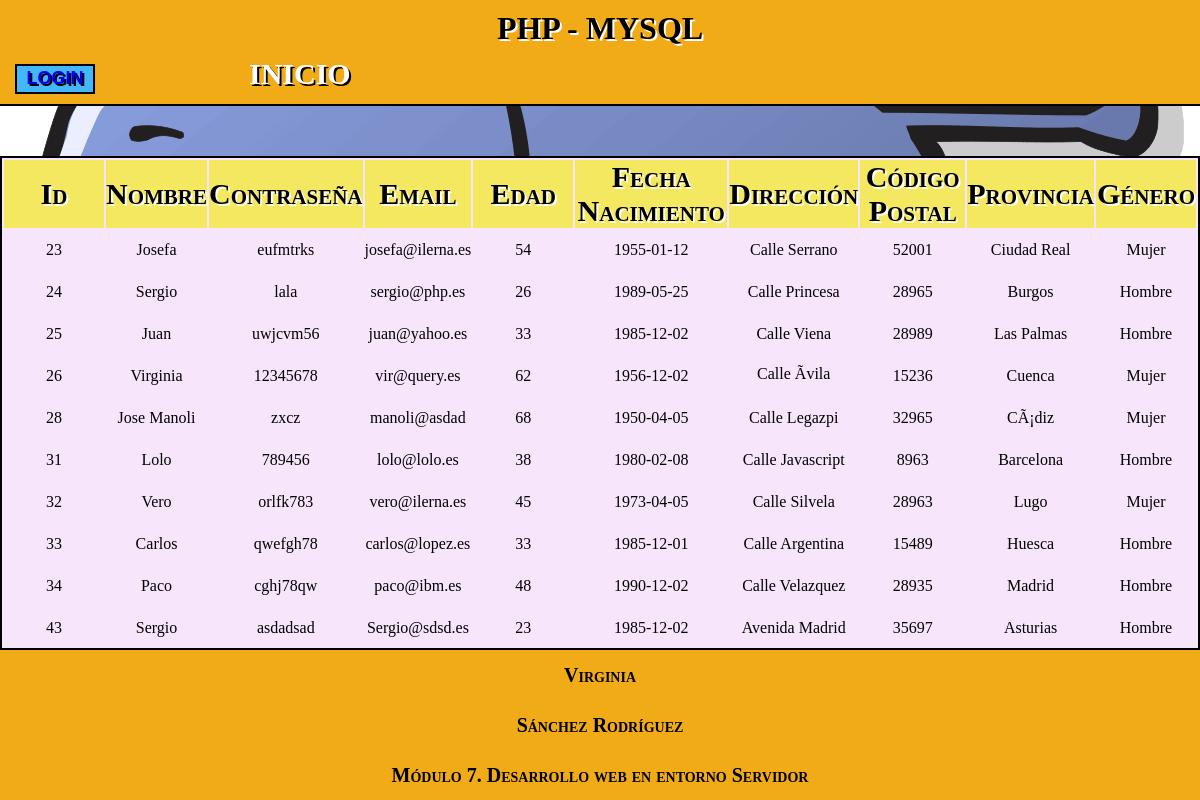
Before: / with the older database file.
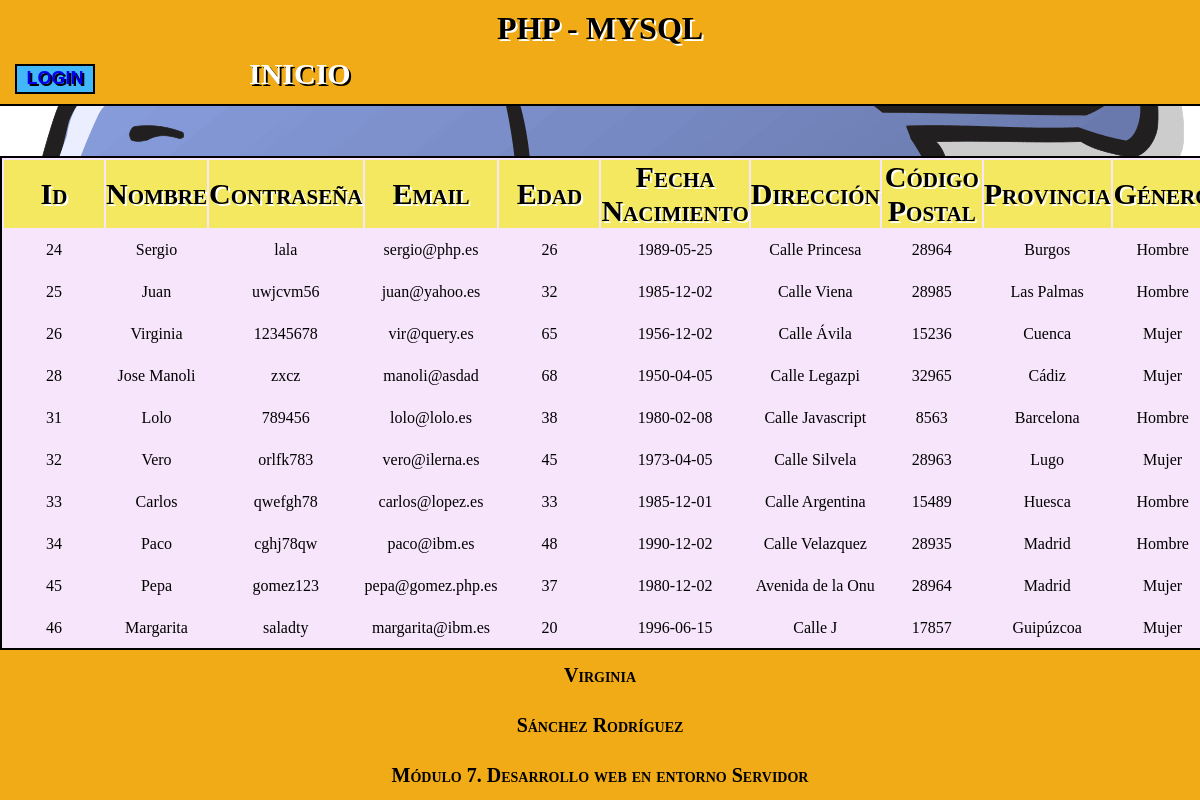
After: the same page with the newer database file.
### tables this page shows
CREATE TABLE `usuarios` (
  `Id` int(11) NOT NULL,
  `Nombre` varchar(30) DEFAULT NULL,
  `Contrasena` varchar(8) NOT NULL,
  `Email` varchar(30) NOT NULL,
  `Edad` int(11) DEFAULT NULL,
  `FechaNacimiento` date DEFAULT NULL,
  `Direccion` varchar(100) DEFAULT NULL,
  `CodigoPostal` int(11) DEFAULT NULL,
  `Provincia` varchar(30) DEFAULT NULL,
  `Genero` varchar(10) DEFAULT NULL
);

### index.php (called while the page is built, shortened)
<?php
	include 'cabecera.php';
	include 'contenido.php';
	include 'pie.php';
?>

### contenido.php (the view, shortened to what this page needs)
<table>
	<tr>
	    <th>Id</th>
	    <th>Nombre</th>
	    <th>Contraseña</th>
	    <th>Email</th>
	    <th>Edad</th>
	    <th>Fecha Nacimiento</th>
	    <th>Dirección</th>
	    <th>Código Postal</th>
	    <th>Provincia</th>
	    <th>Género</th>
	</tr>
<?php
	include 'conexion.php';
	$query = "SELECT * FROM usuarios";
	$registrosPorPagina = 10;
	if(isset($_GET['pagina'])){
		if ($_GET['pagina'] == 1){
			header ("Location:index.php");
		}
		else {
			$pagina = $_GET['pagina'];
		}
	}
	else {
		$pagina = 1;
	}
	$primerRegistro = ($pagina-1)*$registrosPorPagina;
	$resultado = $conexion->query($query);
	$registros = $resultado->fetchAll (PDO::FETCH_OBJ);
	$numeroRegistros = count($registros);
	$numeroPaginas = ceil($numeroRegistros/$registrosPorPagina);
	$queryLimite = "SELECT * FROM usuarios LIMIT $primerRegistro,$registrosPorPagina";
	$resultadoLimite = $conexion->query($queryLimite);
	$registrosLimite = $resultadoLimite->fetchAll (PDO::FETCH_OBJ);
	foreach($registrosLimite as $usuario):
?>
<tr>
	<td> <?php echo $usuario->Id?> </td>
	<td> <?php echo $usuario->Nombre?> </td>
	<td> <?php echo $usuario->Contrasena?> </td>
	<td> <?php echo $usuario->Email?> </td>
	<td> <?php echo $usuario->Edad?> </td>
	<td> <?php echo $usuario->FechaNacimiento?> </td>
	<td> <?php echo $usuario->Direccion?> </td>
	<td> <?php echo $usuario->CodigoPostal?> </td>
	<td> <?php echo $usuario->Provincia?> </td>
	<td> <?php echo $usuario->Genero?> </td>
</tr>
<?php
	endforeach;
?>
</table>
<div id="paginacion">
	<a href="index.php?pagina=<?php	if ($pagina != 1) {echo $pagina-1;} else {echo '1';}?>"><img src="images/backward2.png" alt="Anterior"></a>
	<?php
		for ($i = 1; $i <= $numeroPaginas; $i++) {
			echo "<a href='?pagina=" . $i . "'>" . $i . "</a> ";
		}
	?>
	<a href="index.php?pagina=<?php	if ($pagina != $numeroPaginas) {echo $pagina+1;} else {echo $numeroPaginas;}  ?>"><img src="images/forward3.png" alt="Posterior"></a>
</div>

### cabecera.php (shortened to what this page needs)
<!DOCTYPE html>
<html lang="en">
<head>
	<link rel="stylesheet" href="css/estilos.css">
</head>
<body>
	<header>
		<h1 class="titulo">PHP - MYSQL </h1>
		<div id="menu">
			<ul>
				<?php
					if(!isset($_SESSION['usuario'])){ ?>
						<button><a href="login.php">LOGIN</a></button>
						<li><a href="index.php">INICIO</a></li>
					<?php }
				?>
			</ul>
		</div>
	</header>

### pie.php
<footer>
		<p>Virginia</p>
		<p>Sánchez Rodríguez</p>
		<p>Módulo 7. Desarrollo web en entorno Servidor</p>
</footer>
</body>
</html>

### css/estilos.css (style rules this page uses)
* { margin: 0; padding: 0; text-decoration: none; }
header { background: #F1AB16; border-bottom: 2px solid #000000; }
header h1 { text-align: center; padding: 10px; text-shadow: 2px 2px white; }
header #menu ul button { margin-left: 15px; width: 80px; height: 30px; background: #42B8FB; margin-bottom: 10px; color: #FFFFFF; font-weight: bold; font-size: 18px; text-shadow: 2px 2px #000000; border: 2px solid #000000; }
header #menu ul li { display: inline; text-decoration: none; }
header #menu ul li a, header #menu ul button a:visited { width: 100%; text-align: center; margin-left: 150px; font-weight: bolder; text-shadow: 2px 2px #000000; font-size: 30px; color: white; }
body { background: url(../images/phpelephant.png) no-repeat; position: relative; }
table { background: #F7E5FB; border: 2px solid black; width: auto; margin: 50px auto; }
th { min-width: 100px; font-weight: bold; text-shadow: 2px 2px white; font-variant: small-caps; font-size: 30px; background: #F4E860; text-align: center; }
tr { height: 40px; }
td { text-align: center; }
#paginacion { width: 20%; margin-left: 70%; text-align: center; font-size: 25px; }
#paginacion a { text-decoration: none; margin-right: 15px; margin-left: 15px; }
footer { position: fixed; bottom: 0px; left: 0px; width: 100%; border-top: 2px solid black; font-weight: bold; font-size: 20px; font-variant: small-caps; background: #F1AB16; height: 150px; margin: auto; line-height: 50px; }
footer p { text-align: center; }

Changed rows visible on the page:
removed usuarios: Id "23", Nombre "Josefa", Contrasena "eufmtrks", Email "josefa@ilerna.es", Edad "54", FechaNacimiento "1955-01-12", Direccion "Calle Serrano", CodigoPostal "52001", Provincia "Ciudad Real", Genero "Mujer"
removed usuarios: Id "43", Nombre "Sergio", Contrasena "asdadsad", Email "Sergio@sdsd.es", Edad "23", FechaNacimiento "1985-12-02", Direccion "Avenida Madrid", CodigoPostal "35697", Provincia "Asturias", Genero "Hombre"
changed usuarios "Sergio": CodigoPostal "28965" → "28964"
changed usuarios "Juan": Edad "33" → "32"; CodigoPostal "28989" → "28985"
changed usuarios "Virginia": Edad "62" → "65"; Direccion "Calle Ãvila" → "Calle Ávila"
changed usuarios "Jose Manoli": Provincia "CÃ¡diz" → "Cádiz"
changed usuarios "Lolo": CodigoPostal "8963" → "8563"
added usuarios: Id "45", Nombre "Pepa", Contrasena "gomez123", Email "pepa@gomez.php.es", Edad "37", FechaNacimiento "1980-12-02", Direccion "Avenida de la Onu", CodigoPostal "28964", Provincia "Madrid", Genero "Mujer"
added usuarios: Id "46", Nombre "Margarita", Contrasena "saladty", Email "margarita@ibm.es", Edad "20", FechaNacimiento "1996-06-15", Direccion "Calle J", CodigoPostal "17857", Provincia "Guipúzcoa", Genero "Mujer"
